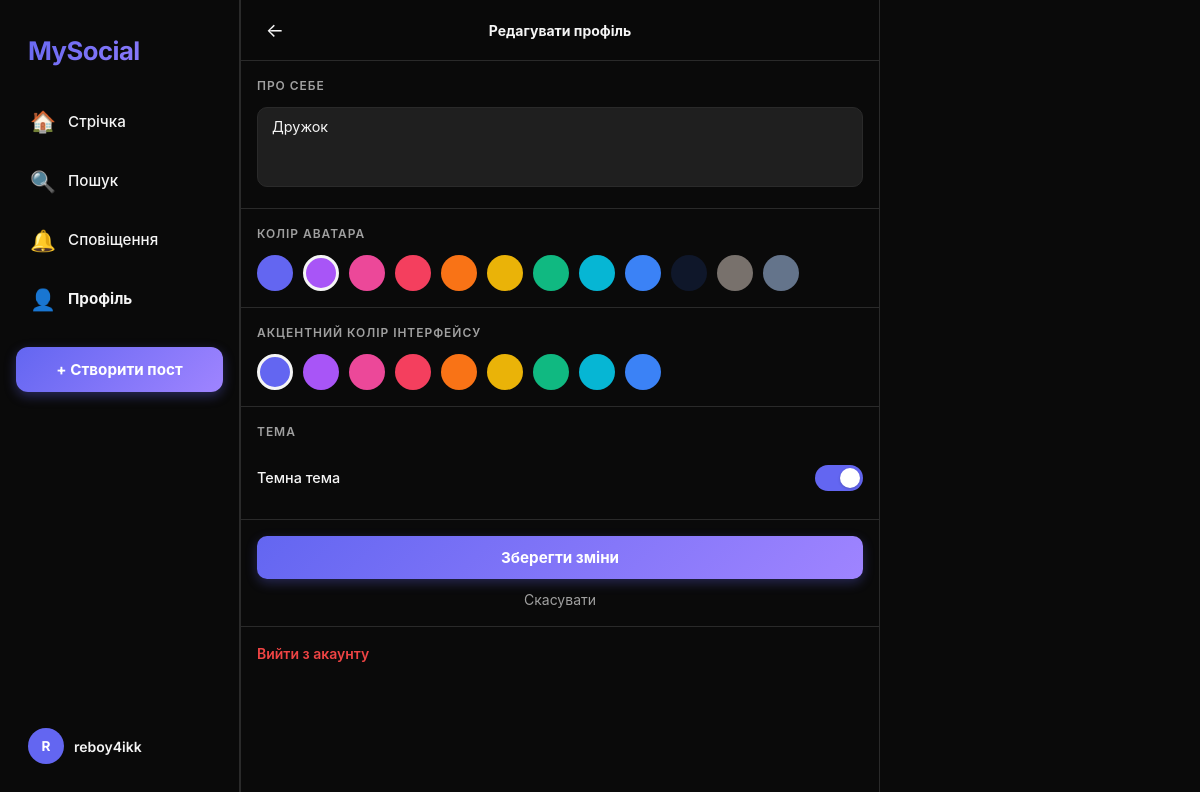
Screenshot of /profile/reboy4ikk/edit (signed in) with the database file from the repository.
### tables this page shows
CREATE TABLE users (
                id INTEGER PRIMARY KEY AUTOINCREMENT,
                username TEXT UNIQUE NOT NULL,
                password_hash TEXT NOT NULL,
                bio TEXT DEFAULT '',
                avatar_color TEXT DEFAULT '#6366f1',
                accent_color TEXT DEFAULT '#6366f1',
                theme TEXT DEFAULT 'light',
                created_at TIMESTAMP DEFAULT CURRENT_TIMESTAMP
            );

### routes/profile.py (the view, shortened to what this page needs)
@profile_bp.route('/profile/<username>/edit', methods=['GET', 'POST'])
@login_required
def edit_profile(username):
    if session['username'] != username:
        return redirect(url_for('profile.profile', username=username))
    db = get_db()
    user = db.execute('SELECT * FROM users WHERE username=?', (username,)).fetchone()
    return render_template('edit_profile.html', user=user)

### database.py (called while the page is built)
def get_db():
    db = getattr(g, '_database', None)
    if db is None:
        db = g._database = sqlite3.connect(DATABASE)
        db.row_factory = sqlite3.Row
        db.execute("PRAGMA foreign_keys = ON")
    return db

def close_connection(exception):
    db = getattr(g, '_database', None)
    if db is not None:
        db.close()

### routes/profile.py (called while the page is built)
def login_required(f):
    from functools import wraps
    @wraps(f)
    def decorated(*args, **kwargs):
        if 'user_id' not in session:
            return redirect(url_for('auth.login'))
        return f(*args, **kwargs)
    return decorated

### templates/edit_profile.html (shortened to what this page needs)
{% extends 'base.html' %}
{% block body %}
<div class="app-container">
  <aside class="sidebar-left">
    <div class="sidebar-logo">MySocial</div>
    <a href="/" class="nav-item"><span class="nav-icon">🏠</span> Стрічка</a>
    <a href="/search" class="nav-item"><span class="nav-icon">🔍</span> Пошук</a>
    <a href="/notifications" class="nav-item"><span class="nav-icon">🔔</span> Сповіщення</a>
    <a href="/profile/{{ session.username }}" class="nav-item active"><span class="nav-icon">👤</span> Профіль</a>
    <button class="sidebar-post-btn" onclick="openModal('modal-post')">+ Створити пост</button>
    <a href="/profile/{{ session.username }}" class="sidebar-user">
      <div class="avatar avatar-sm" style="background:{{ session.get('accent','#6366f1') }}">{{ session.username[0].upper() }}</div>
      <div class="sidebar-user-info"><div class="sidebar-username">{{ session.username }}</div></div>
    </a>
  </aside>
  <main class="main-feed">
    <div class="top-bar">
      <a href="/profile/{{ user.username }}" class="icon-btn">←</a>
      <div style="font-weight:700;">Редагувати профіль</div>
    </div>
    <form action="/profile/{{ user.username }}/edit" method="POST">
      <div class="settings-section">
        <div class="settings-label">Про себе</div>
        <textarea class="textarea-input" name="bio" placeholder="Розкажіть про себе..." maxlength="200">{{ user.bio or '' }}</textarea>
      </div>
      <div class="settings-section">
        <div class="settings-label">Колір аватара</div>
        <div class="color-grid">
          {% set avatar_colors = ['#6366f1','#a855f7','#ec4899','#f43f5e','#f97316','#eab308','#10b981','#06b6d4','#3b82f6','#0f172a','#78716c','#64748b'] %}
          {% for color in avatar_colors %}
            <div class="color-swatch {% if user.avatar_color == color %}selected{% endif %}"
                 style="background:{{ color }}"
                 data-color="{{ color }}"
                 data-target="avatar_color"
                 onclick="this.closest('.color-grid').querySelectorAll('.color-swatch').forEach(s=>s.classList.remove('selected'));this.classList.add('selected');document.querySelector('[name=avatar_color]').value='{{ color }}'">
            </div>
          {% endfor %}
        </div>
      </div>
      <div class="settings-section">
        <div class="settings-label">Акцентний колір інтерфейсу</div>
        <div class="color-grid" id="accent-grid">
          {% set accent_colors = [
            ('#6366f1','Індиго'), ('#a855f7','Фіолет'), ('#ec4899','Рожевий'),
            ('#f43f5e','Червоний'), ('#f97316','Помаранч'), ('#eab308','Жовтий'),
            ('#10b981','Зелений'), ('#06b6d4','Блакитний'), ('#3b82f6','Синій')
          ] %}
          {% for color, label in accent_colors %}
            <div class="color-swatch {% if user.accent_color == color %}selected{% endif %}"
                 style="background:{{ color }}"
                 data-color="{{ color }}"
                 data-target="accent_color"
                 data-type="accent"
                 title="{{ label }}"
                 onclick="document.getElementById('accent-grid').querySelectorAll('.color-swatch').forEach(s=>s.classList.remove('selected'));this.classList.add('selected');document.querySelector('[name=accent_color]').value='{{ color }}';setAccentColor('{{ color }}')">
            </div>
          {% endfor %}
        </div>
      </div>
      <div class="settings-section">
        <div class="settings-label">Тема</div>
        <div class="theme-toggle-row">
          <div class="theme-label">Темна тема</div>
          <button type="button" class="toggle-switch {% if user.theme == 'dark' %}on{% endif %}"
                  id="theme-toggle"
                  onclick="const next=toggleTheme();document.querySelector('[name=theme]').value=next;"></button>
        </div>
      </div>
      <div class="settings-section">
        <button type="submit" style="
          width:100%; padding:12px;
          background:var(--accent-grad); border:none; border-radius:10px;
          color:white; font-weight:700; font-size:0.95rem; cursor:pointer;
          box-shadow:0 4px 12px rgba(99,102,241,0.3);
        ">Зберегти зміни</button>
        <a href="/profile/{{ user.username }}" style="
          display:block; text-align:center; margin-top:10px;
          color:var(--text-2); font-size:0.875rem;">Скасувати</a>
      </div>
      <div class="settings-section" style="border:none;">
        <a href="/logout" style="color:#ef4444;font-size:0.875rem;font-weight:600;">Вийти з акаунту</a>
      </div>
    </form>
  </main>
  <aside class="sidebar-right"></aside>
</div>
{% endblock %}

### rows the page displays
users: username "reboy4ikk", bio "Дружок", avatar_color "#a855f7" (drawn), accent_color "#6366f1" (drawn)

### other values shown
{{ session.username[0].upper() }} "R"
